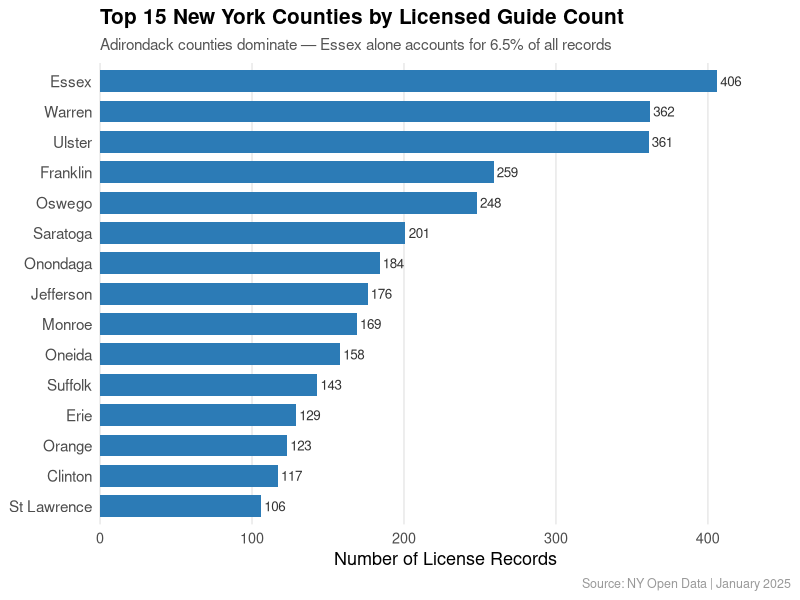
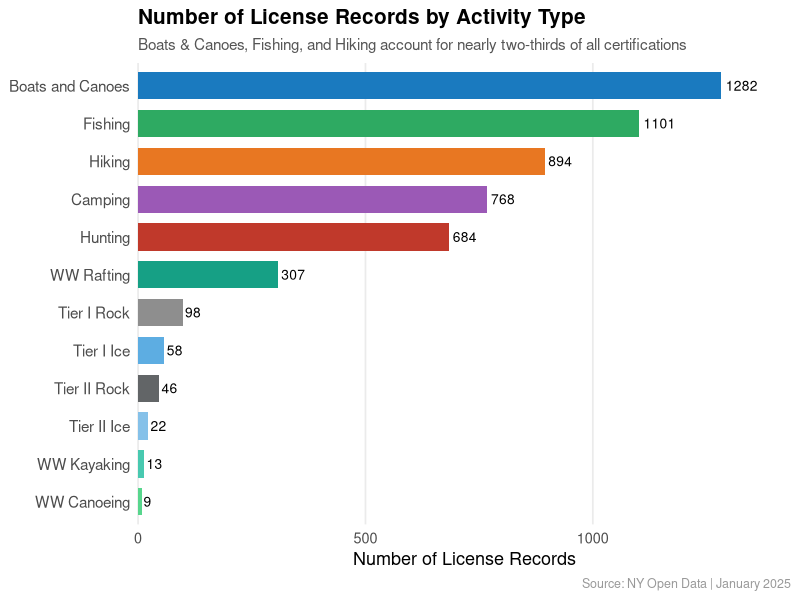
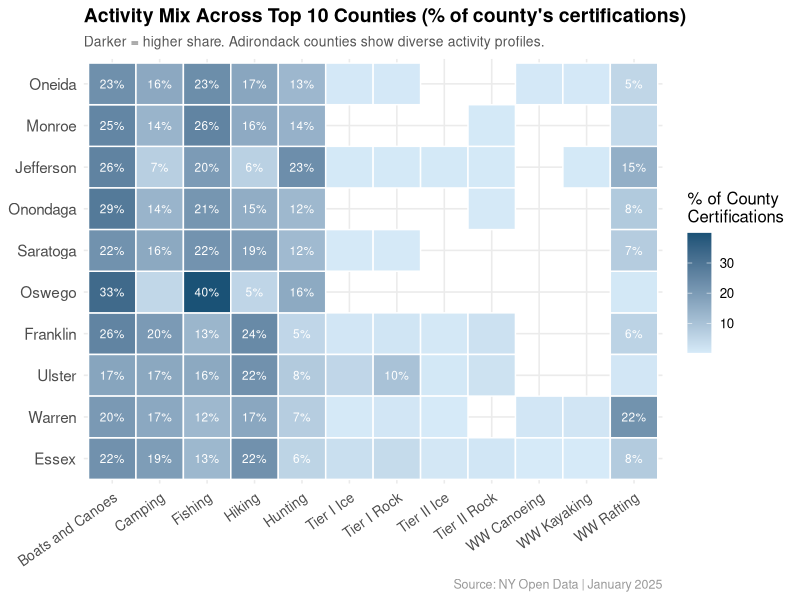
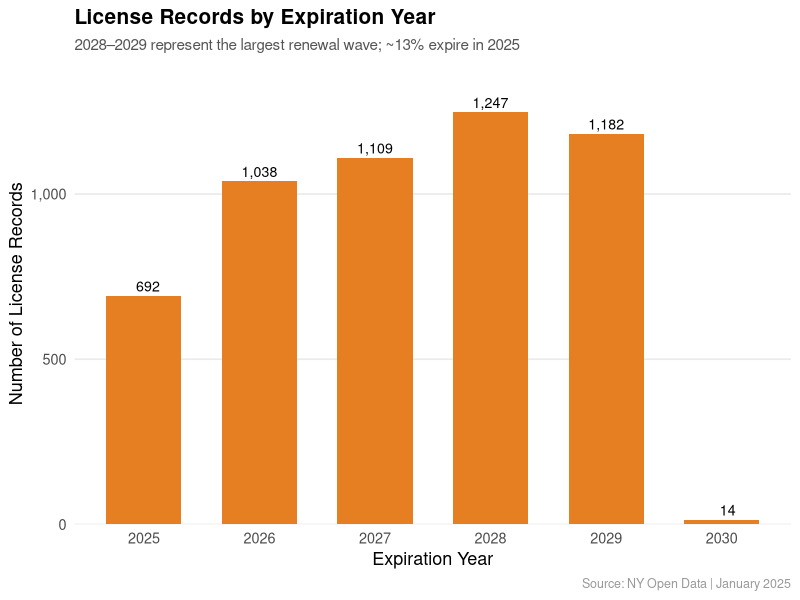
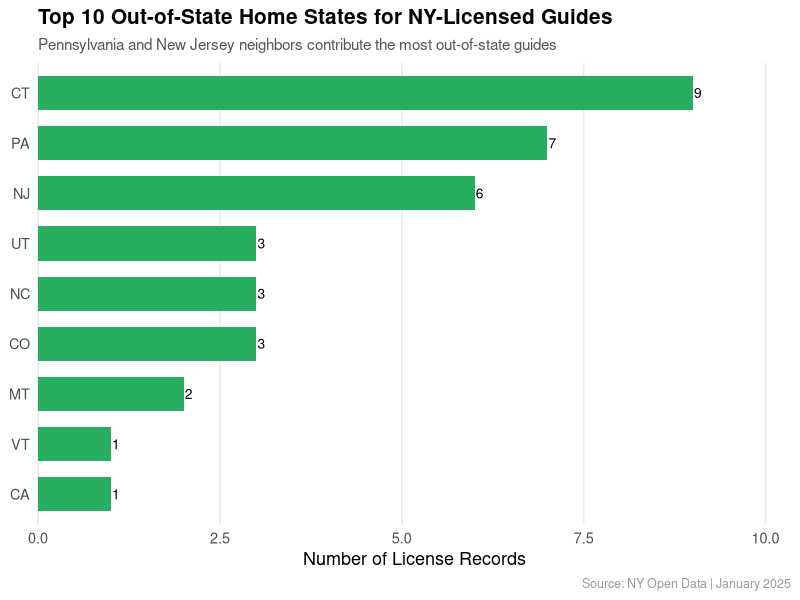
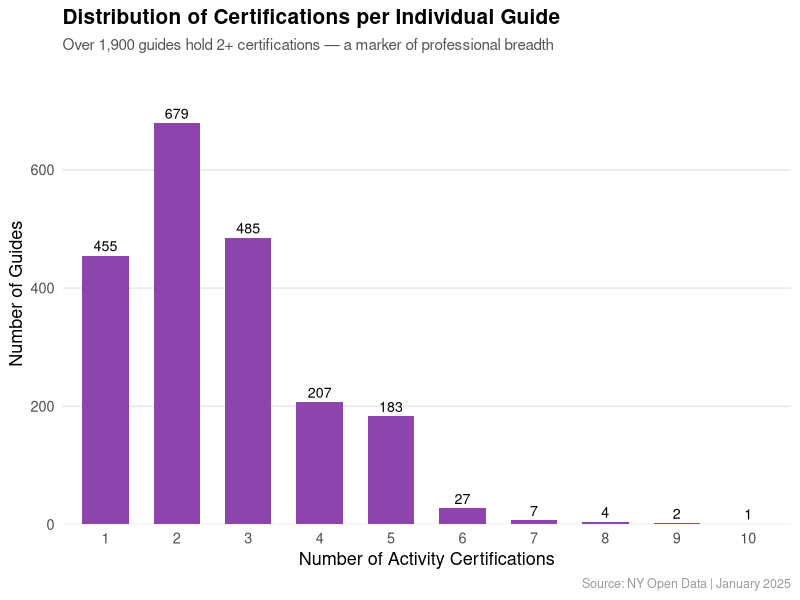

R code for these plots, in order:
## ---- chunk 1
knitr::opts_chunk$set(
  echo = TRUE,
  warning = FALSE,
  message = FALSE,
  fig.width = 10,
  fig.height = 6,
  fig.align = "center",
  out.width = "100%"
)
## ---- chunk 2
library(readr)
library(dplyr)
library(ggplot2)
library(tidyr)
library(scales)
library(knitr)
library(kableExtra)
library(lubridate)
library(stringr)
library(forcats)
## ---- chunk 3
raw_data <- read_csv("../data/raw/Guides_Currently_Licensed_in_New_York_State_20250127.csv",
                     show_col_types = FALSE)

# Clean data
guides <- raw_data %>%
  filter(!is.na(County), str_trim(County) != "") %>%
  mutate(
    County = str_to_title(str_trim(County)),
    City   = str_to_title(str_trim(City)),
    `Activity Type Description` = str_trim(`Activity Type Description`),
    Expiration_Date = mdy(`Expiration Date`),
    Exp_Year = year(Expiration_Date),
    NY_Resident = ifelse(State == "NY", "New York", "Out of State")
  )
## ---- chunk 4
n_records   <- nrow(guides)
n_guides    <- n_distinct(guides$`Badge Number`)
n_counties  <- n_distinct(guides$County)
n_activities <- n_distinct(guides$`Activity Type Description`)
n_outofstate <- sum(guides$State != "NY")
pct_outofstate <- round(100 * n_outofstate / n_records, 1)
## ---- chunk 5
county_summary <- guides %>%
  group_by(County) %>%
  summarise(Num_Licenses = n(), .groups = "drop") %>%
  arrange(desc(Num_Licenses)) %>%
  slice_head(n = 15)

ggplot(county_summary, aes(x = fct_reorder(County, Num_Licenses), y = Num_Licenses)) +
  geom_col(fill = "#2c7bb6", width = 0.72) +
  geom_text(aes(label = Num_Licenses), hjust = -0.15, size = 3.4, color = "#333333") +
  coord_flip(clip = "off") +
  scale_y_continuous(expand = expansion(mult = c(0, 0.12))) +
  labs(
    title = "Top 15 New York Counties by Licensed Guide Count",
    subtitle = "Adirondack counties dominate — Essex alone accounts for 6.5% of all records",
    x = NULL,
    y = "Number of License Records",
    caption = "Source: NY Open Data | January 2025"
  ) +
  theme_minimal(base_size = 13) +
  theme(
    plot.title    = element_text(face = "bold", size = 15),
    plot.subtitle = element_text(color = "#555555", size = 11),
    panel.grid.major.y = element_blank(),
    panel.grid.minor   = element_blank(),
    plot.caption  = element_text(color = "#999999", size = 9),
    axis.text.y   = element_text(size = 11)
  )
## ---- chunk 6
guides %>%
  group_by(County) %>%
  summarise(
    `License Records` = n(),
    `Unique Guides`   = n_distinct(`Badge Number`),
    `Avg Licenses/Guide` = round(n() / n_distinct(`Badge Number`), 1)
  ) %>%
  arrange(desc(`License Records`)) %>%
  head(20) %>%
  kable(caption = "Top 20 Counties — License records, unique guides, and certification depth") %>%
  kable_styling(bootstrap_options = c("striped", "hover", "condensed"),
                full_width = FALSE, position = "left") %>%
  row_spec(0, bold = TRUE, background = "#2c7bb6", color = "white")
## ---- chunk 7
activity_summary <- guides %>%
  group_by(`Activity Type Description`) %>%
  summarise(Count = n(), .groups = "drop") %>%
  arrange(desc(Count))

activity_colors <- c(
  "Boats and Canoes" = "#1a7abf",
  "Fishing"          = "#2eaa62",
  "Hiking"           = "#e87722",
  "Camping"          = "#9b59b6",
  "Hunting"          = "#c0392b",
  "WW Rafting"       = "#16a085",
  "Tier I Rock"      = "#8e8e8e",
  "Tier I Ice"       = "#5dade2",
  "Tier II Rock"     = "#626567",
  "Tier II Ice"      = "#85c1e9",
  "WW Kayaking"      = "#48c9b0",
  "WW Canoeing"      = "#58d68d"
)

ggplot(activity_summary,
       aes(x = fct_reorder(`Activity Type Description`, Count),
           y = Count,
           fill = `Activity Type Description`)) +
  geom_col(width = 0.72, show.legend = FALSE) +
  geom_text(aes(label = Count), hjust = -0.15, size = 3.5) +
  coord_flip(clip = "off") +
  scale_fill_manual(values = activity_colors) +
  scale_y_continuous(expand = expansion(mult = c(0, 0.12))) +
  labs(
    title    = "Number of License Records by Activity Type",
    subtitle = "Boats & Canoes, Fishing, and Hiking account for nearly two-thirds of all certifications",
    x = NULL,
    y = "Number of License Records",
    caption = "Source: NY Open Data | January 2025"
  ) +
  theme_minimal(base_size = 13) +
  theme(
    plot.title    = element_text(face = "bold", size = 15),
    plot.subtitle = element_text(color = "#555555", size = 11),
    panel.grid.major.y = element_blank(),
    panel.grid.minor   = element_blank(),
    plot.caption  = element_text(color = "#999999", size = 9),
    axis.text.y   = element_text(size = 11)
  )
## ---- chunk 8
top10_counties <- county_summary$County[1:10]

heatmap_data <- guides %>%
  filter(County %in% top10_counties) %>%
  group_by(County, `Activity Type Description`) %>%
  summarise(Count = n(), .groups = "drop") %>%
  group_by(County) %>%
  mutate(Pct = Count / sum(Count) * 100)

ggplot(heatmap_data,
       aes(x = `Activity Type Description`,
           y = fct_reorder(County, -Count, sum),
           fill = Pct)) +
  geom_tile(color = "white", linewidth = 0.5) +
  geom_text(aes(label = ifelse(Pct >= 5, paste0(round(Pct), "%"), "")),
            size = 3, color = "white") +
  scale_fill_gradient(low = "#d6eaf8", high = "#1a5276",
                      name = "% of County\nCertifications") +
  labs(
    title    = "Activity Mix Across Top 10 Counties (% of county's certifications)",
    subtitle = "Darker = higher share. Adirondack counties show diverse activity profiles.",
    x = NULL, y = NULL,
    caption = "Source: NY Open Data | January 2025"
  ) +
  theme_minimal(base_size = 12) +
  theme(
    plot.title    = element_text(face = "bold", size = 14),
    plot.subtitle = element_text(color = "#555555", size = 10),
    axis.text.x   = element_text(angle = 35, hjust = 1, size = 10),
    axis.text.y   = element_text(size = 11),
    legend.position = "right",
    plot.caption  = element_text(color = "#999999", size = 9)
  )
## ---- chunk 9
exp_summary <- guides %>%
  filter(!is.na(Exp_Year)) %>%
  group_by(Exp_Year) %>%
  summarise(Count = n(), .groups = "drop")

ggplot(exp_summary, aes(x = factor(Exp_Year), y = Count)) +
  geom_col(fill = "#e67e22", width = 0.65) +
  geom_text(aes(label = format(Count, big.mark = ",")), vjust = -0.4, size = 3.6) +
  scale_y_continuous(expand = expansion(mult = c(0, 0.12)),
                     labels = comma) +
  labs(
    title    = "License Records by Expiration Year",
    subtitle = "2028–2029 represent the largest renewal wave; ~13% expire in 2025",
    x = "Expiration Year",
    y = "Number of License Records",
    caption = "Source: NY Open Data | January 2025"
  ) +
  theme_minimal(base_size = 13) +
  theme(
    plot.title    = element_text(face = "bold", size = 15),
    plot.subtitle = element_text(color = "#555555", size = 11),
    panel.grid.major.x = element_blank(),
    panel.grid.minor   = element_blank(),
    plot.caption  = element_text(color = "#999999", size = 9)
  )
## ---- chunk 10
state_counts <- guides %>%
  count(State, sort = TRUE) %>%
  filter(State != "NY") %>%
  slice_head(n = 10) %>%
  mutate(State = fct_reorder(State, n))

ggplot(state_counts, aes(x = State, y = n)) +
  geom_col(fill = "#27ae60", width = 0.68) +
  geom_text(aes(label = n), hjust = -0.15, size = 3.5) +
  coord_flip(clip = "off") +
  scale_y_continuous(expand = expansion(mult = c(0, 0.15))) +
  labs(
    title    = "Top 10 Out-of-State Home States for NY-Licensed Guides",
    subtitle = "Pennsylvania and New Jersey neighbors contribute the most out-of-state guides",
    x = NULL, y = "Number of License Records",
    caption = "Source: NY Open Data | January 2025"
  ) +
  theme_minimal(base_size = 13) +
  theme(
    plot.title    = element_text(face = "bold", size = 15),
    plot.subtitle = element_text(color = "#555555", size = 11),
    panel.grid.major.y = element_blank(),
    panel.grid.minor   = element_blank(),
    plot.caption  = element_text(color = "#999999", size = 9)
  )
## ---- chunk 11
badge_certs <- guides %>%
  group_by(`Badge Number`) %>%
  summarise(Num_Certs = n(), .groups = "drop") %>%
  count(Num_Certs, name = "Num_Guides")

ggplot(badge_certs, aes(x = factor(Num_Certs), y = Num_Guides)) +
  geom_col(fill = "#8e44ad", width = 0.65) +
  geom_text(aes(label = Num_Guides), vjust = -0.4, size = 3.6) +
  scale_y_continuous(expand = expansion(mult = c(0, 0.15))) +
  labs(
    title    = "Distribution of Certifications per Individual Guide",
    subtitle = "Over 1,900 guides hold 2+ certifications — a marker of professional breadth",
    x = "Number of Activity Certifications",
    y = "Number of Guides",
    caption = "Source: NY Open Data | January 2025"
  ) +
  theme_minimal(base_size = 13) +
  theme(
    plot.title    = element_text(face = "bold", size = 15),
    plot.subtitle = element_text(color = "#555555", size = 11),
    panel.grid.major.x = element_blank(),
    panel.grid.minor   = element_blank(),
    plot.caption  = element_text(color = "#999999", size = 9)
  )
